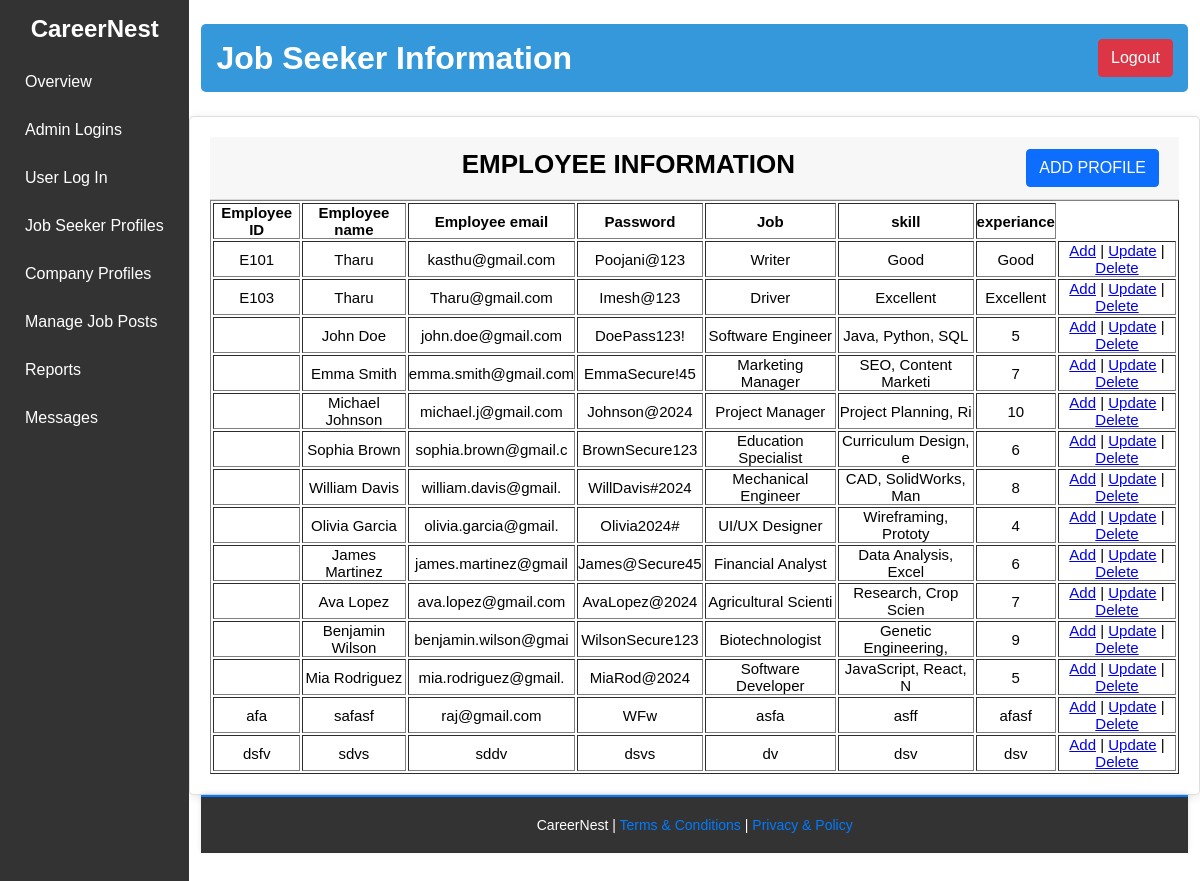
Screenshot of /display.php with the database file from the repository.
### tables this page shows
CREATE TABLE `employee` (
  `id` varchar(10) NOT NULL,
  `name` varchar(20) NOT NULL,
  `email` varchar(20) NOT NULL,
  `password` varchar(15) NOT NULL,
  `job` varchar(20) NOT NULL,
  `skill` varchar(20) NOT NULL,
  `experiance` varchar(20) NOT NULL
);

### display.php (the view, shortened to what this page needs)
<!DOCTYPE html>
<html lang="en">
<head>
    <link rel="stylesheet" href="CSS/admin.css">
    <link href="CSS/manage_job_posts.css" rel="stylesheet">
    <link href="CSS/alert.css" rel="stylesheet">
</head>
<body>
    <div class="sidebar">
        <h2>CareerNest</h2>
        <ul>
            <li><a href="adminpage.php">Overview</a></li>
            <li><a href="admin_logins.php">Admin Logins</a></li>
            <li><a href="userSignInDashbord.php">User Log In</a></li>
            <li><a href="display.php">Job Seeker Profiles</a></li>
            <li><a href="company_profiles.php">Company Profiles</a></li>
            <li><a href="manage_job_posts.php">Manage Job Posts</a></li>
            <li><a href="admin_report.php">Reports</a></li>
            <li><a href="inquiry.php">Messages</a></li>
        </ul>
    </div>
    <div class="container mt-4">
        <header>
            <h1>Job Seeker Information</h1>
            <form method="POST">
                <button type="submit" name="logout" class="btn btn-danger float-end">Logout</button>
            </form>
        </header>
        <div class="row mt-4">
            <div class="col-md-12">
                <div class="card">
                    <div class="card-header">
                        <h4>Employee Information
                            <a id="tx" href="Employee.php" class="btn btn-primary float-end">Add Profile</a>
                        </h4>
                    </div>
                    <div class="card-body">
                            <tbody>
        <?php
            include 'config.php';
            $sql = "SELECT id, name, email, password, job, skill, experiance FROM employee";
            $result = $con->query($sql);
            if ($result->num_rows > 0) {
                echo "<table border='1'>";
                echo "<tr><th>Employee ID</th><th>Employee name</th><th>Employee email</th><th>Password</th><th>Job</th><th>skill</th><th>experiance</th></tr>";
                while ($row = $result->fetch_assoc()) {
                    echo "<tr>";
                    echo "<td>" . $row["id"] . "</td><td>" . $row["name"] . "</td><td>" . $row["email"] . "</td><td>" . $row["password"] . "</td><td>" . $row["job"] . "</td><td>" . $row["skill"] . "</td><td>" . $row["experiance"] ."</td>";
                    echo "<td><a href='Employee.php'>Add</a> | <a href='update.php?id=" . $row["id"] . "'>Update</a> | <a href='delete.php?id=" . $row["id"] . "'>Delete</a></td>";
                    echo "</tr>";
                }
                echo "</table>";
            } else {
                echo "No results";
            }
        ?>
        </tbody>
    </div>
</div>
</div>
</div>
<footer>
<p>CareerNest | <a href="#">Terms & Conditions</a> | <a href="privacy&policy.php">Privacy & Policy</a></p>
</footer>
</div>
</body>
</html>

### CSS/admin.css (style rules this page uses)
* { margin: 0; padding: 0; box-sizing: border-box; margin: 0; padding: 0; }
body { font-family: Arial, sans-serif; display: flex; min-height: 100vh; }
.sidebar { width: 220px; background-color: #333; height: auto; color: #fff; padding: 15px; }
.sidebar h2 { text-align: center; margin-bottom: 20px; color: #fff; }
.sidebar ul { list-style: none; padding: 0; }
.sidebar ul li { margin: 10px 0; }
.sidebar ul li a { color: #fff; text-decoration: none; padding: 10px; display: block; transition: background 0.3s; }
header { display: flex; justify-content: space-between; align-items: center; background-color: #3498DB; color: white; padding: 15px; border-radius: 5px; }
header h1 { margin: 0; }
.card { background-color: white; padding: 20px; border-radius: 5px; box-shadow: 0 2px 10px rgba(0, 0, 0, 0.1); flex: 1; text-align: center; }
footer { text-align: center; padding: 20px; background-color: #333; color: #fff; position: relative; width: 100%; border-top: 2px solid #007bff; font-size: 14px; box-shadow: 0 -2px 5px rgba(0, 0, 0, 0.1); }
footer a { color: #007bff; text-decoration: none; }

### CSS/manage_job_posts.css (style rules this page uses)
.container { width: 100%; padding-right: 0.75rem; padding-left: 0.75rem; margin-right: auto; margin-left: auto; height: 112vh; overflow: hidden; }
.mt-4 { margin-top: 24px; }
#tx { text-decoration: none; }
.row { display: flex; flex-wrap: wrap; margin-right: -0.75rem; margin-left: -0.75rem; flex: 1; }
.row h4 { font-size: 26px; text-transform: uppercase; }
.col-md-12 { flex: 0 0 100%; max-width: 100%; }
.card { position: relative; display: flex; flex-direction: column; min-width: 0; word-wrap: break-word; background-color: #fff; background-clip: border-box; border: 1px solid rgba(0, 0, 0, 0.125); border-radius: 5px; flex: 1; }
.card-header { padding: 0.75rem 1.25rem; margin-bottom: 0; background-color: rgba(0, 0, 0, 0.03); border-bottom: 1px solid rgba(0, 0, 0, 0.125); font-size: 20px; }
.card-body { flex: 1 1 auto; padding: 0; font-size: 15px; overflow-x: auto; overflow-y: auto; min-width: 100%; max-height: calc(100vh - 200px); -webkit-overflow-scrolling: touch; width:calc(100vh - 600px); overflow-x: scroll; position: relative; }
.btn { display: inline-block; font-weight: 400; color: #fff; text-align: center; vertical-align: middle; user-select: none; background-color: transparent; border: 1px solid transparent; padding: 0.375rem 0.75rem; font-size: 1rem; line-height: 1.5; border-radius: 0.25rem; transition: color 0.15s ease-in-out, background-color 0.15s ease-in-out, border-color 0.15s ease-in-out, box-shadow 0.15s ease-in-out; }
.btn-primary { color: #fff; background-color: #0d6efd; border-color: #0d6efd; }
.btn-danger { color: #fff; background-color: #dc3545; border-color: #dc3545; }
.float-end { float: right !important; }
footer { text-align: center; padding: 20px; background-color: #333; color: #fff; position: relative; width: 100%; border-top: 2px solid #007bff; font-size: 14px; box-shadow: 0 -2px 5px rgba(0, 0, 0, 0.1); }
footer a { color: #007bff; text-decoration: none; }

### rows the page displays
employee: id "E101", name "Tharu", email "kasthu@gmail.com", password "Poojani@123", job "Writer", skill "Good", experiance "Good"
employee: id "E103", name "Tharu", email "Tharu@gmail.com", password "Imesh@123", job "Driver", skill "Excellent", experiance "Excellent"
employee: name "John Doe", email "john.doe@gmail.com", password "DoePass123!", job "Software Engineer", skill "Java, Python, SQL", experiance "5"
employee: name "Emma Smith", email "emma.smith@gmail.com", password "EmmaSecure!45", job "Marketing Manager", skill "SEO, Content Marketi", experiance "7"
employee: name "Michael Johnson", email "michael.j@gmail.com", password "Johnson@2024", job "Project Manager", skill "Project Planning, Ri", experiance "10"
employee: name "Sophia Brown", email "sophia.brown@gmail.c", password "BrownSecure123", job "Education Specialist", skill "Curriculum Design, e", experiance "6"
employee: name "William Davis", email "william.davis@gmail.", password "WillDavis#2024", job "Mechanical Engineer", skill "CAD, SolidWorks, Man", experiance "8"
employee: name "Olivia Garcia", email "olivia.garcia@gmail.", password "Olivia2024#", job "UI/UX Designer", skill "Wireframing, Prototy", experiance "4"
employee: name "James Martinez", email "james.martinez@gmail", password "James@Secure45", job "Financial Analyst", skill "Data Analysis, Excel", experiance "6"
employee: name "Ava Lopez", email "ava.lopez@gmail.com", password "AvaLopez@2024", job "Agricultural Scienti", skill "Research, Crop Scien", experiance "7"
employee: name "Benjamin Wilson", email "benjamin.wilson@gmai", password "WilsonSecure123", job "Biotechnologist", skill "Genetic Engineering,", experiance "9"
employee: name "Mia Rodriguez", email "mia.rodriguez@gmail.", password "MiaRod@2024", job "Software Developer", skill "JavaScript, React, N", experiance "5"
employee: id "afa", name "safasf", email "raj@gmail.com", password "WFw", job "asfa", skill "asff", experiance "afasf"
employee: id "dsfv", name "sdvs", email "sddv", password "dsvs", job "dv", skill "dsv", experiance "dsv"
